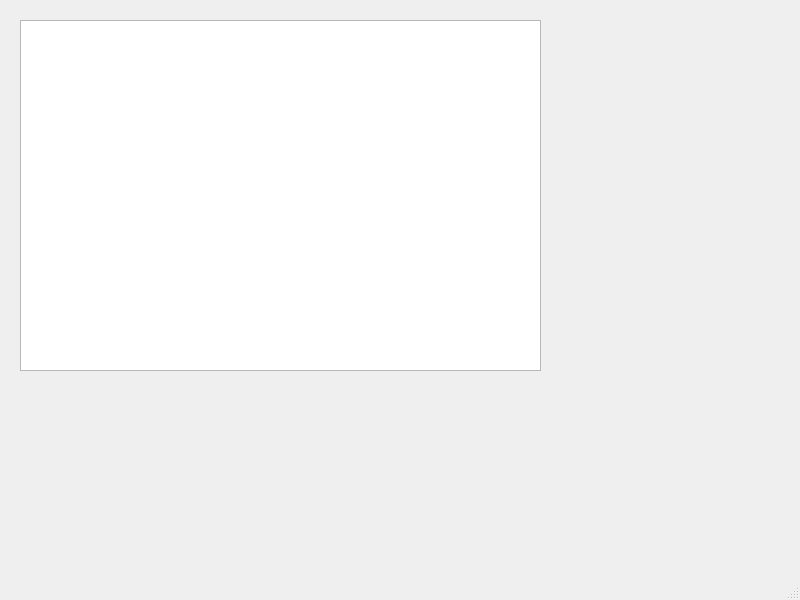
<?xml version="1.0" encoding="UTF-8"?>
<ui version="4.0">
 <class>MainWindow</class>
 <widget class="QMainWindow" name="MainWindow">
  <property name="geometry">
   <rect>
    <x>0</x>
    <y>0</y>
    <width>800</width>
    <height>600</height>
   </rect>
  </property>
  <property name="windowTitle">
   <string>MainWindow</string>
  </property>
  <widget class="QWidget" name="centralwidget">
   <widget class="QTableView" name="CoffeTable">
    <property name="geometry">
     <rect>
      <x>20</x>
      <y>20</y>
      <width>521</width>
      <height>351</height>
     </rect>
    </property>
   </widget>
  </widget>
  <widget class="QMenuBar" name="menubar">
   <property name="geometry">
    <rect>
     <x>0</x>
     <y>0</y>
     <width>800</width>
     <height>26</height>
    </rect>
   </property>
  </widget>
  <widget class="QStatusBar" name="statusbar"/>
 </widget>
 <resources/>
 <connections/>
</ui>
